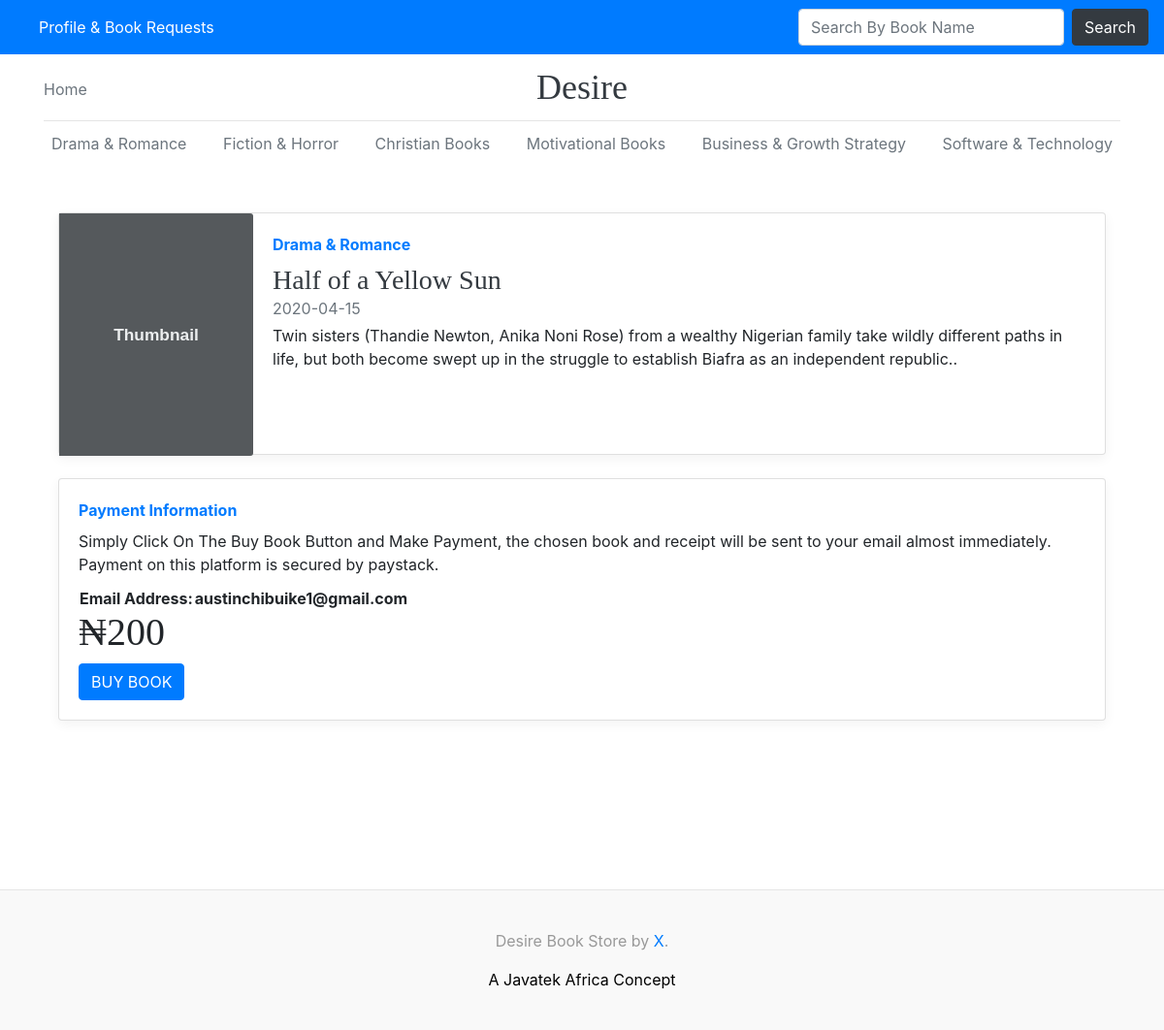
/single/2, run on the app's committed database.
### app.py (models this page shows, shortened)
class Books(db.Model):
    id = db.Column(db.Integer, primary_key=True)
    title = db.Column(db.String(200), nullable=False)
    author= db.Column(db.String(200), nullable=False)
    filename = db.Column(db.Text, nullable=False)
    picture = db.Column(db.Text, nullable=False)
    review = db.Column(db.Text, nullable=False)
    genre = db.Column(db.String(200), nullable=False)
    dateadded= db.Column(db.DateTime, default=datetime.utcnow)

### app.py (the view)
@app.route('/single/<int:id>')
def single(id):
    books = Books.query.get_or_404(id)
    return render_template('single.html', books=books)

### templates/single.html (shortened to what this page needs)
{%  extends 'base.html' %}
{% block extracss %}
<link rel="stylesheet" href="{{  url_for('static', filename='css/blog.css')  }}"  type="text/css"/>
{% endblock %}
{% block content %}
        <div class="col-md-12" style="margin-top: 50px; padding-bottom: 150px;">
            <div class="card flex-md-row mb-4 box-shadow h-md-250">
              <img class="card-img-right flex-auto d-md-block"  src="{{books.picture}}" data-src="holder.js/200x250?theme=thumb" alt="Card image cap">
            <div class="card-body d-flex flex-column align-items-start" >
              <strong class="d-inline-block mb-2 text-primary">{{ books.genre }}</strong>
              <h3 class="mb-0">
                <a class="text-dark" id="bookname" href="#">{{books.title}}</a>
              </h3>
              <div class="mb-1 text-muted">{{books.dateadded.date()}}</div>
              <p class="card-text mb-auto">{{books.review   }}.</p>
     </div>
         </div>
          <div class="card flex-md-row mb-4 box-shadow h-md-250">
          <div class="card-body d-flex flex-column align-items-start" >
            <strong class="d-inline-block mb-2 text-primary">Payment Information</strong>
            <p class="card-text mb-auto">Simply Click On The Buy Book  Button and Make Payment,
                the chosen book and receipt will be sent to your email almost immediately.
                Payment on this platform is secured by paystack.<br>
          </p>
          <table>
            <thead>
              <tr><th>Email Address: </th> <th>austinchibuike1@gmail.com</th></tr>
            </thead>
          </table>
<h1>
  ₦<span>200</span>
</h1>
            <button type="button" class="btn btn-primary" onclick="payWithPaystack()">BUY BOOK</button>
          </div>
       </div>
        </div></div>
{% endblock %}

### static/css/blog.css (style rules this page uses)
h1, h2, h3, h4, h5, h6 { font-family: "Playfair Display", Georgia, "Times New Roman", serif; }
.card-img-right { height: 100%; border-radius: 0 3px 3px 0; }
.flex-auto { -ms-flex: 0 0 auto; -webkit-box-flex: 0; flex: 0 0 auto; }
@media (min-width: 768px) { .h-md-250 { height: 250px; } }
.box-shadow { box-shadow: 0 .25rem .75rem rgba(0, 0, 0, .05); }

### data on the page
Books: genre "Drama & Romance", title "Half of a Yellow Sun", dateadded "2020-04-15", review "Twin sisters (Thandie Newton, Anika Noni Rose) from a wealthy Nigerian family take wildly different paths in life, but both become swept up in the struggle to establish Biafra as an independent republic."
